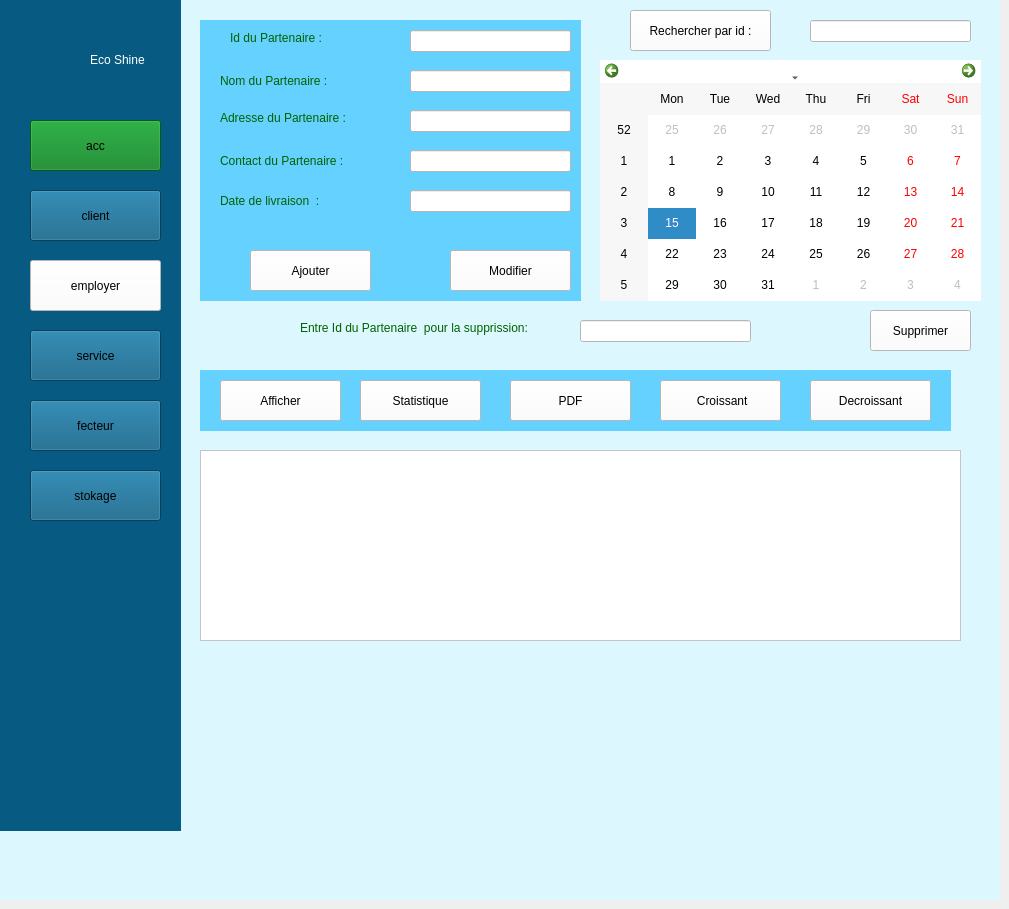
    <widget class="QWidget" name="tab1">
     <attribute name="title">
      <string>par</string>
     </attribute>
     <widget class="QWidget" name="widget" native="true">
      <property name="geometry">
       <rect>
        <x>0</x>
        <y>0</y>
        <width>1000</width>
        <height>900</height>
       </rect>
      </property>
      <property name="styleSheet">
       <string notr="true">background-color: rgb(221, 247, 255);</string>
      </property>
      <widget class="QWidget" name="widget_2" native="true">
       <property name="geometry">
        <rect>
         <x>200</x>
         <y>20</y>
         <width>381</width>
         <height>281</height>
        </rect>
       </property>
       <property name="styleSheet">
        <string notr="true">background-color: rgb(101, 209, 255);</string>
       </property>
       <widget class="QPushButton" name="pushButton_modifier">
        <property name="geometry">
         <rect>
          <x>250</x>
          <y>230</y>
          <width>121</width>
          <height>41</height>
         </rect>
        </property>
        <property name="styleSheet">
         <string notr="true">background-color: rgb(255, 255, 255);</string>
        </property>
        <property name="text">
         <string>Modifier</string>
        </property>
        <property name="icon">
         <iconset theme="QIcon::ThemeIcon::SyncSynchronizing"/>
        </property>
       </widget>
       <widget class="QPushButton" name="pushButton_ajouter">
        <property name="geometry">
         <rect>
          <x>50</x>
          <y>230</y>
          <width>121</width>
          <height>41</height>
         </rect>
        </property>
        <property name="styleSheet">
         <string notr="true">background-color: rgb(255, 255, 255);</string>
        </property>
        <property name="text">
         <string>Ajouter</string>
        </property>
       </widget>
       <widget class="QLineEdit" name="date_pa">
        <property name="geometry">
         <rect>
          <x>210</x>
          <y>170</y>
          <width>161</width>
          <height>22</height>
         </rect>
        </property>
        <property name="styleSheet">
         <string notr="true">background-color: rgb(255, 255, 255);</string>
        </property>
       </widget>
       <widget class="QLineEdit" name="contact_pa">
        <property name="geometry">
         <rect>
          <x>210</x>
          <y>130</y>
          <width>161</width>
          <height>22</height>
         </rect>
        </property>
        <property name="styleSheet">
         <string notr="true">background-color: rgb(255, 255, 255);</string>
        </property>
       </widget>
       <widget class="QLineEdit" name="adresse_pa">
        <property name="geometry">
         <rect>
          <x>210</x>
          <y>90</y>
          <width>161</width>
          <height>22</height>
         </rect>
        </property>
        <property name="styleSheet">
         <string notr="true">background-color: rgb(255, 255, 255);</string>
        </property>
       </widget>
       <widget class="QLineEdit" name="nom_pa">
        <property name="geometry">
         <rect>
          <x>210</x>
          <y>50</y>
          <width>161</width>
          <height>22</height>
         </rect>
        </property>
        <property name="styleSheet">
         <string notr="true">background-color: rgb(255, 255, 255);</string>
        </property>
       </widget>
       <widget class="QLineEdit" name="id_pa">
        <property name="geometry">
         <rect>
          <x>210</x>
          <y>10</y>
          <width>161</width>
          <height>22</height>
         </rect>
        </property>
        <property name="styleSheet">
         <string notr="true">background-color: rgb(255, 255, 255);</string>
        </property>
       </widget>
       <widget class="QLabel" name="label_5">
        <property name="geometry">
         <rect>
          <x>30</x>
          <y>10</y>
          <width>111</width>
          <height>16</height>
         </rect>
        </property>
        <property name="styleSheet">
         <string notr="true">color: rgb(0, 98, 0);
</string>
        </property>
        <property name="text">
         <string>Id du Partenaire : </string>
        </property>
       </widget>
       <widget class="QLabel" name="label_6">
        <property name="geometry">
         <rect>
          <x>20</x>
          <y>50</y>
          <width>131</width>
          <height>21</height>
         </rect>
        </property>
        <property name="styleSheet">
         <string notr="true">color: rgb(0, 98, 0);
</string>
        </property>
        <property name="text">
         <string>Nom du Partenaire :</string>
        </property>
       </widget>
       <widget class="QLabel" name="label_7">
        <property name="geometry">
         <rect>
          <x>20</x>
          <y>90</y>
          <width>151</width>
          <height>16</height>
         </rect>
        </property>
        <property name="styleSheet">
         <string notr="true">color: rgb(0, 98, 0);
</string>
        </property>
        <property name="text">
         <string>Adresse du Partenaire :</string>
        </property>
       </widget>
       <widget class="QLabel" name="label_8">
        <property name="geometry">
         <rect>
          <x>20</x>
          <y>130</y>
          <width>151</width>
          <height>21</height>
         </rect>
        </property>
        <property name="styleSheet">
         <string notr="true">color: rgb(0, 98, 0);</string>
        </property>
        <property name="text">
         <string>Contact du Partenaire :</string>
        </property>
       </widget>
       <widget class="QLabel" name="label_17">
        <property name="geometry">
         <rect>
          <x>20</x>
          <y>170</y>
          <width>131</width>
          <height>21</height>
         </rect>
        </property>
        <property name="styleSheet">
         <string notr="true">color: rgb(0, 98, 0);</string>
        </property>
        <property name="text">
         <string>Date de livraison  :</string>
        </property>
       </widget>
       <zorder>label_5</zorder>
       <zorder>label_6</zorder>
       <zorder>label_7</zorder>
       <zorder>label_8</zorder>
       <zorder>label_17</zorder>
       <zorder>id_pa</zorder>
       <zorder>nom_pa</zorder>
       <zorder>adresse_pa</zorder>
       <zorder>contact_pa</zorder>
       <zorder>date_pa</zorder>
       <zorder>pushButton_ajouter</zorder>
       <zorder>pushButton_modifier</zorder>
      </widget>
      <widget class="QTableView" name="tableView">
       <property name="geometry">
        <rect>
         <x>200</x>
         <y>450</y>
         <width>761</width>
         <height>191</height>
        </rect>
       </property>
       <property name="styleSheet">
        <string notr="true">background-color: rgb(255, 255, 255);</string>
       </property>
      </widget>
      <widget class="QWidget" name="widget_3" native="true">
       <property name="geometry">
        <rect>
         <x>200</x>
         <y>370</y>
         <width>751</width>
         <height>61</height>
        </rect>
       </property>
       <property name="styleSheet">
        <string notr="true">background-color: rgb(101, 209, 255);</string>
       </property>
       <widget class="QPushButton" name="pushButton_afficher">
        <property name="geometry">
         <rect>
          <x>20</x>
          <y>10</y>
          <width>121</width>
          <height>41</height>
         </rect>
        </property>
        <property name="styleSheet">
         <string notr="true">background-color: rgb(255, 255, 255);</string>
        </property>
        <property name="text">
         <string>Afficher</string>
        </property>
       </widget>
       <widget class="QPushButton" name="pushButton_statistiques">
        <property name="geometry">
         <rect>
          <x>160</x>
          <y>10</y>
          <width>121</width>
          <height>41</height>
         </rect>
        </property>
        <property name="styleSheet">
         <string notr="true">background-color: rgb(255, 255, 255);</string>
        </property>
        <property name="text">
         <string>Statistique</string>
        </property>
       </widget>
       <widget class="QPushButton" name="pushButton_exporter">
        <property name="geometry">
         <rect>
          <x>310</x>
          <y>10</y>
          <width>121</width>
          <height>41</height>
         </rect>
        </property>
        <property name="styleSheet">
         <string notr="true">background-color: rgb(255, 255, 255);</string>
        </property>
        <property name="text">
         <string>PDF</string>
        </property>
        <property name="icon">
         <iconset theme="QIcon::ThemeIcon::DocumentPageSetup"/>
        </property>
       </widget>
       <widget class="QPushButton" name="pushButton_afficher_tri">
        <property name="geometry">
         <rect>
          <x>460</x>
          <y>10</y>
          <width>121</width>
          <height>41</height>
         </rect>
        </property>
        <property name="styleSheet">
         <string notr="true">background-color: rgb(255, 255, 255);</string>
        </property>
        <property name="text">
         <string> Croissant</string>
        </property>
        <property name="icon">
         <iconset theme="QIcon::ThemeIcon::GoUp"/>
        </property>
       </widget>
       <widget class="QPushButton" name="pushButton_afficher_tri2">
        <property name="geometry">
         <rect>
          <x>610</x>
          <y>10</y>
          <width>121</width>
          <height>41</height>
         </rect>
        </property>
        <property name="styleSheet">
         <string notr="true">background-color: rgb(255, 255, 255);</string>
        </property>
        <property name="text">
         <string>Decroissant</string>
        </property>
        <property name="icon">
         <iconset theme="QIcon::ThemeIcon::GoDown"/>
        </property>
       </widget>
       <zorder>pushButton_afficher</zorder>
       <zorder>pushButton_afficher_tri2</zorder>
       <zorder>pushButton_afficher_tri</zorder>
       <zorder>pushButton_exporter</zorder>
       <zorder>pushButton_statistiques</zorder>
      </widget>
      <widget class="QLabel" name="label_14">
       <property name="geometry">
        <rect>
         <x>300</x>
         <y>320</y>
         <width>271</width>
         <height>16</height>
        </rect>
       </property>
       <property name="styleSheet">
        <string notr="true">color: rgb(0, 98, 0);
</string>
       </property>
       <property name="text">
        <string>Entre Id du Partenaire  pour la supprission: </string>
       </property>
      </widget>
      <widget class="QLineEdit" name="supprimer_id">
       <property name="geometry">
        <rect>
         <x>580</x>
         <y>320</y>
         <width>171</width>
         <height>22</height>
        </rect>
       </property>
       <property name="styleSheet">
        <string notr="true">background-color: rgb(255, 255, 255);</string>
       </property>
      </widget>
      <widget class="QPushButton" name="pushButton_supprimer_4">
       <property name="geometry">
        <rect>
         <x>870</x>
         <y>310</y>
         <width>101</width>
         <height>41</height>
        </rect>
       </property>
       <property name="styleSheet">
        <string notr="true">background-color: rgb(255, 255, 255);</string>
       </property>
       <property name="text">
        <string>Supprimer</string>
       </property>
       <property name="icon">
        <iconset theme="QIcon::ThemeIcon::EditDelete"/>
       </property>
      </widget>
      <widget class="QCalendarWidget" name="calendarWidget">
       <property name="geometry">
        <rect>
         <x>600</x>
         <y>60</y>
         <width>381</width>
         <height>241</height>
        </rect>
       </property>
       <property name="styleSheet">
        <string notr="true">background-color: rgb(255, 255, 255);</string>
       </property>
      </widget>
      <widget class="QLineEdit" name="idRecherche">
       <property name="geometry">
        <rect>
         <x>810</x>
         <y>20</y>
         <width>161</width>
         <height>22</height>
        </rect>
       </property>
       <property name="styleSheet">
        <string notr="true">background-color: rgb(255, 255, 255);</string>
       </property>
      </widget>
      <widget class="QPushButton" name="pushButton_recherche">
       <property name="geometry">
        <rect>
         <x>630</x>
         <y>10</y>
         <width>141</width>
         <height>41</height>
        </rect>
       </property>
       <property name="styleSheet">
        <string notr="true">background-color: rgb(255, 255, 255);</string>
       </property>
       <property name="text">
        <string>Rechercher par id :</string>
       </property>
       <property name="icon">
        <iconset theme="QIcon::ThemeIcon::SystemSearch"/>
       </property>
      </widget>
      <widget class="QWidget" name="widget_4" native="true">
       <property name="geometry">
        <rect>
         <x>0</x>
         <y>0</y>
         <width>181</width>
         <height>831</height>
        </rect>
       </property>
       <property name="styleSheet">
        <string notr="true">background-color: rgb(7, 91, 130);</string>
       </property>
       <widget class="QLabel" name="label">
        <property name="geometry">
         <rect>
          <x>-10</x>
          <y>0</y>
          <width>111</width>
          <height>121</height>
         </rect>
        </property>
        <property name="styleSheet">
         <string notr="true">image: url(:/img1/img1.jpeg);</string>
        </property>
        <property name="text">
         <string/>
        </property>
       </widget>
       <widget class="QLabel" name="label_2">
        <property name="geometry">
         <rect>
          <x>90</x>
          <y>50</y>
          <width>91</width>
          <height>20</height>
         </rect>
        </property>
        <property name="styleSheet">
         <string notr="true">color: rgb(255, 255, 255);
font: 700 italic 14pt &quot;Segoe UI&quot;;</string>
        </property>
        <property name="text">
         <string>Eco Shine</string>
        </property>
       </widget>
       <widget class="QPushButton" name="pushButton_ajouter_3">
        <property name="geometry">
         <rect>
          <x>30</x>
          <y>260</y>
          <width>131</width>
          <height>51</height>
         </rect>
        </property>
        <property name="styleSheet">
         <string notr="true">background-color: rgb(255, 255, 255);</string>
        </property>
        <property name="text">
         <string>employer</string>
        </property>
       </widget>
       <widget class="QPushButton" name="pushButton_acc">
        <property name="geometry">
         <rect>
          <x>30</x>
          <y>120</y>
          <width>131</width>
          <height>51</height>
         </rect>
        </property>
        <property name="styleSheet">
         <string notr="true">background-color: rgb(4, 126, 27);</string>
        </property>
        <property name="text">
         <string>acc</string>
        </property>
       </widget>
       <widget class="QPushButton" name="pushButton_partenaire_7">
        <property name="geometry">
         <rect>
          <x>30</x>
          <y>190</y>
          <width>131</width>
          <height>51</height>
         </rect>
        </property>
        <property name="styleSheet">
         <string notr="true"/>
        </property>
        <property name="text">
         <string>client</string>
        </property>
       </widget>
       <widget class="QPushButton" name="pushButton_serp">
        <property name="geometry">
         <rect>
          <x>30</x>
          <y>330</y>
          <width>131</width>
          <height>51</height>
         </rect>
        </property>
        <property name="styleSheet">
         <string notr="true"/>
        </property>
        <property name="text">
         <string>service</string>
        </property>
       </widget>
       <widget class="QPushButton" name="pushButton_fec">
        <property name="geometry">
         <rect>
          <x>30</x>
          <y>400</y>
          <width>131</width>
          <height>51</height>
         </rect>
        </property>
        <property name="styleSheet">
         <string notr="true"/>
        </property>
        <property name="text">
         <string>fecteur</string>
        </property>
       </widget>
       <widget class="QPushButton" name="pushButton_stok">
        <property name="geometry">
         <rect>
          <x>30</x>
          <y>470</y>
          <width>131</width>
          <height>51</height>
         </rect>
        </property>
        <property name="styleSheet">
         <string notr="true"/>
        </property>
        <property name="text">
         <string>stokage</string>
        </property>
       </widget>
      </widget>
      <zorder>widget_2</zorder>
      <zorder>widget_3</zorder>
      <zorder>tableView</zorder>
      <zorder>label_14</zorder>
      <zorder>supprimer_id</zorder>
      <zorder>pushButton_supprimer_4</zorder>
      <zorder>calendarWidget</zorder>
      <zorder>idRecherche</zorder>
      <zorder>pushButton_recherche</zorder>
      <zorder>widget_4</zorder>
     </widget>
    </widget>
